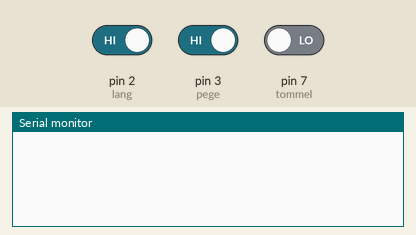
Simulated run of this sketch. Board: Arduino Uno, built with avr-gcc and run on an emulated ATmega328P. Shown: the last lines printed to the serial monitor. The test bench sets the inputs (shaded band); at power-on: pin 2 (lang) HIGH, pin 3 (pege) HIGH, pin 7 (tommel) LOW.

Above: at 1.2 s.
1.3 s: pin 2 (lang) driven LOW
At 2.1 s:
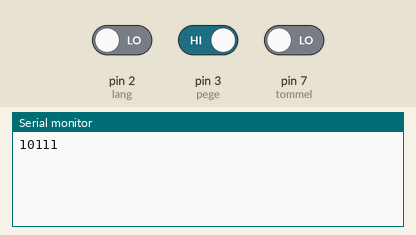
2.8 s: pin 3 (pege) driven LOW
At 3.3 s:
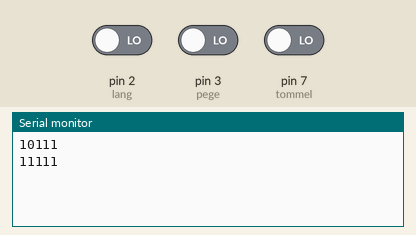
4.3 s: pin 2 (lang) driven HIGH
At 5.5 s:
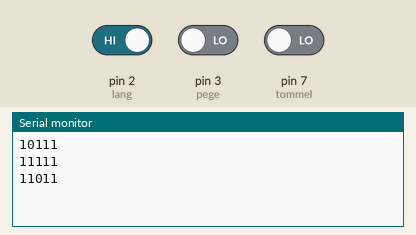
5.8 s: pin 3 (pege) driven HIGH
At 6.8 s:
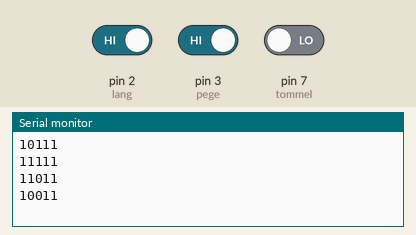
Timing chart, 0 to 8.3 s (numbered marks = the images above; inputs shaded):
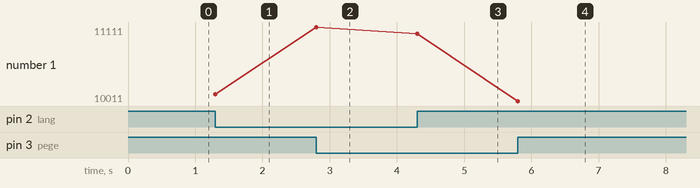

Measured:
- after the input at 1.3 s, the serial monitor: prints a new line at once (image 1)
- after the input at 2.8 s, the serial monitor: prints a new line at once (image 2)
- after the input at 4.3 s, the serial monitor: prints a new line at once (image 3)
- after the input at 5.8 s, the serial monitor: prints a new line at once (image 4)
- plotted number 1: 10111 → 11111 after the input at 2.8 s, 11111 → 11011 after the input at 4.3 s, 11011 → 10011 after the input at 5.8 s

The sketch:

esbjerg.ino
```cpp
int lille = 1; //INTERRUPT #3
int ring = 0; //INTERRUPT #2
int lang = 2; //INTERRUPT #1
int pege = 3; //INTERRUPT #0
int tommel = 7; //INTERRUPT #4

byte databyte=0;
bool change=false;

void isr(void)
{
	change=true;
}

void setup()
{

Serial.begin(115200);

pinMode(lille,INPUT);
pinMode(ring,INPUT);
pinMode(lang,INPUT);
pinMode(pege,INPUT);
pinMode(tommel,INPUT);

//Attach ALL the interrupts to the same isr:
attachInterrupt(0, isr, CHANGE);
attachInterrupt(1, isr, CHANGE);
attachInterrupt(2, isr, CHANGE);
attachInterrupt(3, isr, CHANGE);
attachInterrupt(4, isr, CHANGE);


}

void loop()
{
	if(change) {

		//each of the lower four bits of the databyte represent a finger as so:
		//  0b000XXXXX
		//       /||||
		// tommel /|||
		//    pege /||
		//     lang /|
		//      ring /
		//      lille

		databyte = (!digitalRead(lille) << 0) | (!digitalRead(ring) << 1) | (!digitalRead(lang) << 2) | (!digitalRead(pege) << 3) | (!digitalRead(tommel) << 4);

/*		//debug:
		Serial.print("lillebyte: ");
		Serial.print(byte( (!digitalRead(lille)  << 0) & 0b11111),BIN);
		Serial.print(" ringbyte: ");
		Serial.print(byte( (!digitalRead(ring)   << 1) & 0b11111),BIN);
		Serial.print(" langbyte: ");
		Serial.print(byte( (!digitalRead(lang)   << 2) & 0b11111),BIN);
		Serial.print(" pegebyte: ");
		Serial.print(byte( (!digitalRead(pege)   << 3) & 0b11111),BIN);
		Serial.print(" tommelbyte: ");
		Serial.println(byte( (!digitalRead(tommel) << 4) & 0b11111),BIN);

		Serial.print("databyte: ");
*/

		Serial.println(databyte,BIN);

//		RAW DATA FOR SPEED:
//		Serial.write(databyte);
//		Serial.write(13); //CR
//		Serial.write(10); //NL

		change=false;
	}

}
```
